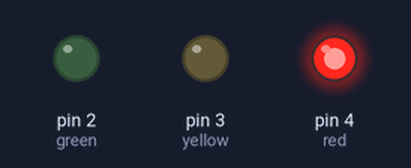
The sketch below on a simulated Arduino Uno, built with avr-gcc and run on an emulated ATmega328P. Parts: output pins drawn as LEDs (lit = HIGH).

Above: at 2.5 s.
At 6.5 s:
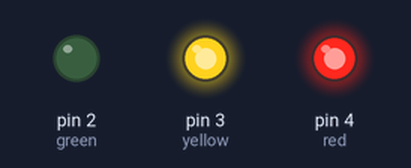
At 10.5 s:
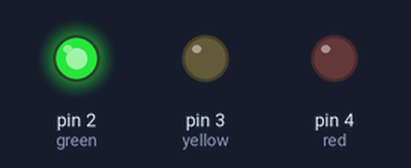
At 14.5 s:
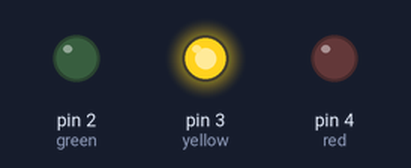
Timing chart, 0 to 20.8 s (numbered marks = the images above):
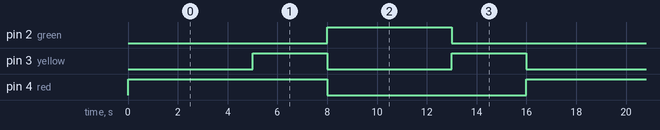

Measured:
- by itself, pin 2 (green): alternates HIGH for 5.0 s and LOW for 11.0 s
- by itself, pin 3 (yellow): alternates HIGH for 3.0 s and LOW for 5.0 s
- by itself, pin 4 (red): alternates HIGH for 8.0 s and LOW for 8.0 s

The sketch:

SimpleTrafficLight.ino
```cpp
int green = 2; // this number indicates the pin number of the Arduino board
int yellow = 3;
int red = 4;
void setup() {
pinMode(green, OUTPUT);
pinMode(yellow, OUTPUT);
pinMode(red, OUTPUT);
}
void loop() {
 // add FSM by calling state sub-routines here
  state_1();
  state_2();
  state_3();
  state_4();
}
void state_1() { // definition of State 1
 // add codes here to light up the LEDs and provide time delays
  digitalWrite(red, HIGH);
  digitalWrite(yellow, LOW);
  digitalWrite(green, LOW);
  delay(5000);
}
// add more states here
void state_2() {
  digitalWrite(red, HIGH);
  digitalWrite(yellow, HIGH);
  digitalWrite(green, LOW);
  delay(3000);
}

void state_3() {
  digitalWrite(red, LOW);
  digitalWrite(yellow, LOW);
  digitalWrite(green, HIGH);
  delay(5000);
}

void state_4() {
  digitalWrite(red, LOW);
  digitalWrite(yellow, HIGH);
  digitalWrite(green, LOW);
  delay(3000);
}
```
